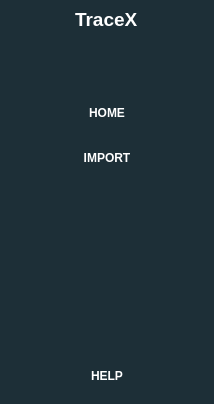
          <widget class="QWidget" name="WidgetAnime" native="true">
           <property name="sizePolicy">
            <sizepolicy hsizetype="Expanding" vsizetype="Expanding">
             <horstretch>0</horstretch>
             <verstretch>0</verstretch>
            </sizepolicy>
           </property>
           <property name="minimumSize">
            <size>
             <width>0</width>
             <height>0</height>
            </size>
           </property>
           <property name="maximumSize">
            <size>
             <width>150</width>
             <height>16777215</height>
            </size>
           </property>
           <property name="styleSheet">
            <string notr="true">border-left:1px solid rgb(29, 47, 55);
background-color:rgba(29, 47, 55,1);</string>
           </property>
           <layout class="QVBoxLayout" name="verticalLayout_19">
            <property name="spacing">
             <number>62</number>
            </property>
            <property name="leftMargin">
             <number>0</number>
            </property>
            <property name="topMargin">
             <number>8</number>
            </property>
            <property name="rightMargin">
             <number>0</number>
            </property>
            <property name="bottomMargin">
             <number>8</number>
            </property>
            <item>
             <widget class="QWidget" name="WidgetLogo" native="true">
              <property name="minimumSize">
               <size>
                <width>0</width>
                <height>20</height>
               </size>
              </property>
              <layout class="QVBoxLayout" name="verticalLayout_15">
               <property name="spacing">
                <number>0</number>
               </property>
               <property name="leftMargin">
                <number>0</number>
               </property>
               <property name="topMargin">
                <number>0</number>
               </property>
               <property name="rightMargin">
                <number>0</number>
               </property>
               <property name="bottomMargin">
                <number>0</number>
               </property>
               <item>
                <layout class="QHBoxLayout" name="logo">
                 <item alignment="Qt::AlignmentFlag::AlignHCenter">
                  <widget class="QLabel" name="TraceX">
                   <property name="sizePolicy">
                    <sizepolicy hsizetype="Expanding" vsizetype="Preferred">
                     <horstretch>0</horstretch>
                     <verstretch>0</verstretch>
                    </sizepolicy>
                   </property>
                   <property name="styleSheet">
                    <string notr="true">/*Style du logo*/
color: white;
font-size: 19px;
font-weight: bold;
border:none;
margin:0 25 0 25;</string>
                   </property>
                   <property name="text">
                    <string>TraceX</string>
                   </property>
                  </widget>
                 </item>
                </layout>
               </item>
              </layout>
             </widget>
            </item>
            <item>
             <widget class="QWidget" name="WidgetTexteOption" native="true">
              <property name="minimumSize">
               <size>
                <width>0</width>
                <height>0</height>
               </size>
              </property>
              <layout class="QVBoxLayout" name="verticalLayout_16">
               <property name="spacing">
                <number>0</number>
               </property>
               <property name="leftMargin">
                <number>0</number>
               </property>
               <property name="topMargin">
                <number>0</number>
               </property>
               <property name="rightMargin">
                <number>0</number>
               </property>
               <property name="bottomMargin">
                <number>0</number>
               </property>
               <item>
                <layout class="QVBoxLayout" name="OptionMenu">
                 <property name="spacing">
                  <number>5</number>
                 </property>
                 <item>
                  <widget class="QPushButton" name="Home">
                   <property name="cursor">
                    <cursorShape>PointingHandCursor</cursorShape>
                   </property>
                   <property name="whatsThis">
                    <string>&lt;html&gt;&lt;head/&gt;&lt;body&gt;&lt;p&gt;Accueil&lt;/p&gt;&lt;p&gt;&lt;br/&gt;&lt;/p&gt;&lt;/body&gt;&lt;/html&gt;</string>
                   </property>
                   <property name="styleSheet">
                    <string notr="true">/* Style du bouton */
QPushButton {
     background-color:transparent;
    color: white; /* Texte blanc */
    font-size: 12px; /* Taille du texte */
    font-weight: bold; /* Texte en gras */
    border: none; /* Pas de bordure */
    padding: 5px 10px; /* Marge intérieure */
        width:80px;
        height:30px;
}
QPushButton[color=&quot;color_changed&quot;] {
    color: rgb(103, 158, 180);
	 background-color:rgba(27, 56, 69, 0.7);
}

/* Effet au survol */
QPushButton:hover {
    font-size: 13px;
    background-color: rgba(20, 31, 35, 1);
        padding: 5px 10px; /* Marge intérieure */
        width:80px;
}
QPushButton:pressed {
    background-color: rgba(20, 31, 35, 0.5);
        padding: 5px 10px; /* Marge intérieure */
        width:80px;
} </string>
                   </property>
                   <property name="text">
                    <string>HOME</string>
                   </property>
                   <property name="icon">
                    <iconset resource="Images.qrc">
                     <normaloff>:/Icons/images/Home_icon.png</normaloff>:/Icons/images/Home_icon.png</iconset>
                   </property>
                   <property name="iconSize">
                    <size>
                     <width>18</width>
                     <height>18</height>
                    </size>
                   </property>
                  </widget>
                 </item>
                 <item>
                  <widget class="QPushButton" name="Import">
                   <property name="enabled">
                    <bool>true</bool>
                   </property>
                   <property name="cursor">
                    <cursorShape>PointingHandCursor</cursorShape>
                   </property>
                   <property name="styleSheet">
                    <string notr="true">
QPushButton {
     background-color:transparent;
    color: white; /* Texte blanc */
    font-size: 12px; /* Taille du texte */
    font-weight: bold; /* Texte en gras */
    border: none; /* Pas de bordure */
    padding: 5px 10px; /* Marge intérieure */
        width:80px;
        height:30px;
}
QPushButton[color=&quot;color_changed&quot;] {
    color: rgb(103, 158, 180);
	 background-color:rgba(27, 56, 69, 0.7);
}

/* Effet au survol */
QPushButton:hover {
    font-size: 13px;
    background-color: rgba(20, 31, 35, 1);
        padding: 5px 10px; /* Marge intérieure */
        width:80px;
}
QPushButton:pressed {
    background-color: rgba(20, 31, 35, 0.5);
        padding: 5px 10px; /* Marge intérieure */
        width:80px;
} </string>
                   </property>
                   <property name="text">
                    <string>IMPORT</string>
                   </property>
                   <property name="icon">
                    <iconset resource="Images.qrc">
                     <normaloff>:/Icons/images/Import_icon.png</normaloff>:/Icons/images/Import_icon.png</iconset>
                   </property>
                   <property name="iconSize">
                    <size>
                     <width>25</width>
                     <height>25</height>
                    </size>
                   </property>
                  </widget>
                 </item>
                </layout>
               </item>
              </layout>
             </widget>
            </item>
            <item>
             <widget class="QLabel" name="spacerNavTexte">
              <property name="styleSheet">
               <string notr="true">color:rgba(0,0,0,0);</string>
              </property>
              <property name="text">
               <string>________________________________</string>
              </property>
             </widget>
            </item>
            <item>
             <spacer name="verticalSpacer_3">
              <property name="orientation">
               <enum>Qt::Orientation::Vertical</enum>
              </property>
              <property name="sizeHint" stdset="0">
               <size>
                <width>20</width>
                <height>40</height>
               </size>
              </property>
             </spacer>
            </item>
            <item>
             <widget class="QFrame" name="WidgetHelpTexte">
              <property name="styleSheet">
               <string notr="true">background:transparent;
border:none;</string>
              </property>
              <property name="frameShape">
               <enum>QFrame::Shape::StyledPanel</enum>
              </property>
              <property name="frameShadow">
               <enum>QFrame::Shadow::Raised</enum>
              </property>
              <layout class="QHBoxLayout" name="horizontalLayout_26">
               <property name="spacing">
                <number>0</number>
               </property>
               <property name="leftMargin">
                <number>0</number>
               </property>
               <property name="topMargin">
                <number>0</number>
               </property>
               <property name="rightMargin">
                <number>0</number>
               </property>
               <property name="bottomMargin">
                <number>0</number>
               </property>
               <item>
                <widget class="QPushButton" name="Help">
                 <property name="cursor">
                  <cursorShape>PointingHandCursor</cursorShape>
                 </property>
                 <property name="styleSheet">
                  <string notr="true">/* Style du bouton */
QPushButton {
     background-color:transparent;
    color: white; /* Texte blanc */
    font-size: 12px; /* Taille du texte */
    font-weight: bold; /* Texte en gras */
    border: none; /* Pas de bordure */
    padding: 5px 10px; /* Marge intérieure */
        width:80px;
        height:30px;
}
QPushButton[color=&quot;color_changed&quot;] {
    color: rgb(103, 158, 180);
	 background-color:rgba(27, 56, 69, 0.7);
}

/* Effet au survol */
QPushButton:hover {
    font-size: 13px;
    background-color: rgba(20, 31, 35, 1);
        padding: 5px 10px; /* Marge intérieure */
        width:80px;
}
QPushButton:pressed {
    background-color: rgba(20, 31, 35, 0.5);
        padding: 5px 10px; /* Marge intérieure */
        width:80px;
} </string>
                 </property>
                 <property name="text">
                  <string>HELP</string>
                 </property>
                 <property name="icon">
                  <iconset resource="Images.qrc">
                   <normaloff>:/Icons/images/Help_icon.png</normaloff>:/Icons/images/Help_icon.png</iconset>
                 </property>
                 <property name="iconSize">
                  <size>
                   <width>25</width>
                   <height>25</height>
                  </size>
                 </property>
                </widget>
               </item>
              </layout>
             </widget>
            </item>
           </layout>
          </widget>
